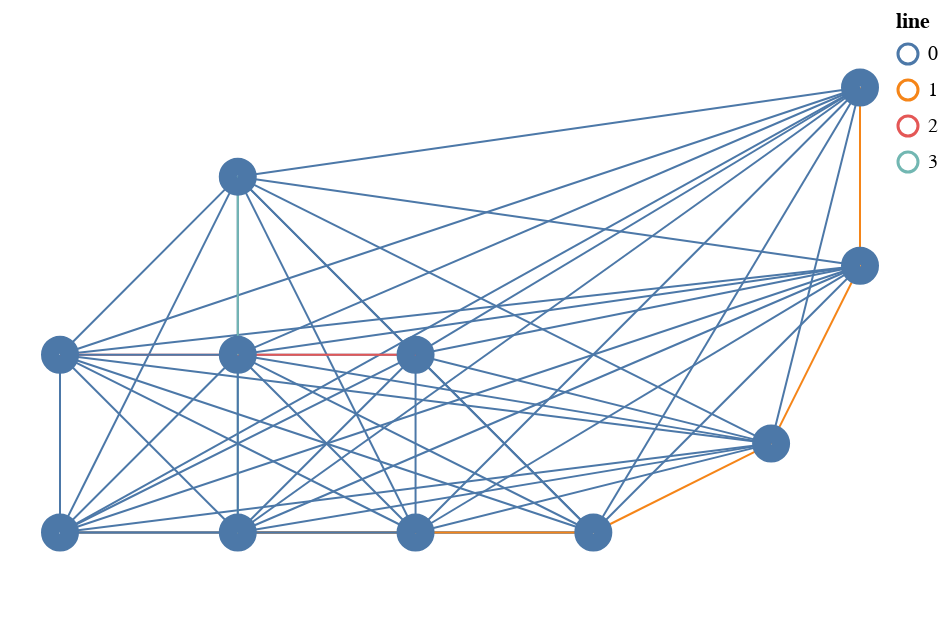

This figure's notebook cell:
### Code cell
print(precision_recall("checkpoints\epoch=0-step=248.ckpt"))
viz("checkpoints\epoch=0-step=248.ckpt", 0.075)

### Figure 1 — Vega-Lite specification as saved in the notebook (floating-point values rounded to 4 significant figures)
{"config": {"view": {"continuousWidth": 400, "continuousHeight": 300}}, "layer": [{"data": {"name": "data-3f86064363f21971fad1eb6ad8b26d24"}, "mark": {"type": "geoshape", "filled": false}, "encoding": {"color": {"field": "line", "type": "nominal"}, "size": {"field": "weight", "type": "nominal"}}}, {"data": {"name": "data-7731f6354deb2228d357d0ead68fa8af"}, "mark": {"type": "geoshape", "filled": false, "strokeWidth": 10}}], "$schema": "https://vega.github.io/schema/vega-lite/v4.17.0.json", "datasets": {"data-3f86064363f21971fad1eb6ad8b26d24": [{"weight": true, "line": 1, "type": "Feature", "geometry": {"type": "LineString", "coordinates": [[0.0, 0.0], [2.0, 0.0]]}}, {"weight": true, "line": 0, "type": "Feature", "geometry": {"type": "LineString", "coordinates": [[0.0, 0.0], [4.0, 0.0]]}}, {"weight": true, "line": 0, "type": "Feature", "geometry": {"type": "LineString", "coordinates": [[0.0, 0.0], [6.0, 0.0]]}}, {"weight": true, "line": 0, "type": "Feature", "geometry": {"type": "LineString", "coordinates": [[0.0, 0.0], [8.0, 1.0]]}}, {"weight": true, "line": 0, "type": "Feature", "geometry": {"type": "LineString", "coordinates": [[0.0, 0.0], [9.0, 3.0]]}}, {"weight": true, "line": 0, "type": "Feature", "geometry": {"type": "LineString", "coordinates": [[0.0, 0.0], [9.0, 5.0]]}}, {"weight": true, "line": 0, "type": "Feature", "geometry": {"type": "LineString", "coordinates": [[0.0, 0.0], [0.0, 2.0]]}}, {"weight": true, "line": 0, "type": "Feature", "geometry": {"type": "LineString", "coordinates": [[0.0, 0.0], [2.0, 2.0]]}}, {"weight": true, "line": 0, "type": "Feature", "geometry": {"type": "LineString", "coordinates": [[0.0, 0.0], [4.0, 2.0]]}}, {"weight": true, "line": 0, "type": "Feature", "geometry": {"type": "LineString", "coordinates": [[0.0, 0.0], [2.0, 4.0]]}}, {"weight": true, "line": 1, "type": "Feature", "geometry": {"type": "LineString", "coordinates": [[2.0, 0.0], [4.0, 0.0]]}}, {"weight": true, "line": 0, "type": "Feature", "geometry": {"type": "LineString", "coordinates": [[2.0, 0.0], [6.0, 0.0]]}}, {"weight": true, "line": 0, "type": "Feature", "geometry": {"type": "LineString", "coordinates": [[2.0, 0.0], [8.0, 1.0]]}}, {"weight": true, "line": 0, "type": "Feature", "geometry": {"type": "LineString", "coordinates": [[2.0, 0.0], [9.0, 3.0]]}}, {"weight": true, "line": 0, "type": "Feature", "geometry": {"type": "LineString", "coordinates": [[2.0, 0.0], [9.0, 5.0]]}}, {"weight": true, "line": 0, "type": "Feature", "geometry": {"type": "LineString", "coordinates": [[2.0, 0.0], [0.0, 2.0]]}}, {"weight": true, "line": 3, "type": "Feature", "geometry": {"type": "LineString", "coordinates": [[2.0, 0.0], [2.0, 2.0]]}}, {"weight": true, "line": 0, "type": "Feature", "geometry": {"type": "LineString", "coordinates": [[2.0, 0.0], [4.0, 2.0]]}}, {"weight": true, "line": 0, "type": "Feature", "geometry": {"type": "LineString", "coordinates": [[2.0, 0.0], [2.0, 4.0]]}}, {"weight": true, "line": 1, "type": "Feature", "geometry": {"type": "LineString", "coordinates": [[4.0, 0.0], [6.0, 0.0]]}}, {"weight": true, "line": 0, "type": "Feature", "geometry": {"type": "LineString", "coordinates": [[4.0, 0.0], [8.0, 1.0]]}}, {"weight": true, "line": 0, "type": "Feature", "geometry": {"type": "LineString", "coordinates": [[4.0, 0.0], [9.0, 3.0]]}}, {"weight": true, "line": 0, "type": "Feature", "geometry": {"type": "LineString", "coordinates": [[4.0, 0.0], [9.0, 5.0]]}}, {"weight": true, "line": 0, "type": "Feature", "geometry": {"type": "LineString", "coordinates": [[4.0, 0.0], [0.0, 2.0]]}}, {"weight": true, "line": 0, "type": "Feature", "geometry": {"type": "LineString", "coordinates": [[4.0, 0.0], [2.0, 2.0]]}}, {"weight": true, "line": 0, "type": "Feature", "geometry": {"type": "LineString", "coordinates": [[4.0, 0.0], [4.0, 2.0]]}}, {"weight": true, "line": 0, "type": "Feature", "geometry": {"type": "LineString", "coordinates": [[4.0, 0.0], [2.0, 4.0]]}}, {"weight": true, "line": 1, "type": "Feature", "geometry": {"type": "LineString", "coordinates": [[6.0, 0.0], [8.0, 1.0]]}}, {"weight": true, "line": 0, "type": "Feature", "geometry": {"type": "LineString", "coordinates": [[6.0, 0.0], [9.0, 3.0]]}}, {"weight": true, "line": 0, "type": "Feature", "geometry": {"type": "LineString", "coordinates": [[6.0, 0.0], [9.0, 5.0]]}}, {"weight": true, "line": 0, "type": "Feature", "geometry": {"type": "LineString", "coordinates": [[6.0, 0.0], [0.0, 2.0]]}}, {"weight": true, "line": 0, "type": "Feature", "geometry": {"type": "LineString", "coordinates": [[6.0, 0.0], [2.0, 2.0]]}}, {"weight": true, "line": 0, "type": "Feature", "geometry": {"type": "LineString", "coordinates": [[6.0, 0.0], [4.0, 2.0]]}}, {"weight": true, "line": 0, "type": "Feature", "geometry": {"type": "LineString", "coordinates": [[6.0, 0.0], [2.0, 4.0]]}}, {"weight": true, "line": 1, "type": "Feature", "geometry": {"type": "LineString", "coordinates": [[8.0, 1.0], [9.0, 3.0]]}}, {"weight": true, "line": 0, "type": "Feature", "geometry": {"type": "LineString", "coordinates": [[8.0, 1.0], [9.0, 5.0]]}}, {"weight": true, "line": 0, "type": "Feature", "geometry": {"type": "LineString", "coordinates": [[8.0, 1.0], [0.0, 2.0]]}}, {"weight": true, "line": 0, "type": "Feature", "geometry": {"type": "LineString", "coordinates": [[8.0, 1.0], [2.0, 2.0]]}}, {"weight": true, "line": 0, "type": "Feature", "geometry": {"type": "LineString", "coordinates": [[8.0, 1.0], [4.0, 2.0]]}}, {"weight": true, "line": 0, "type": "Feature", "geometry": {"type": "LineString", "coordinates": [[8.0, 1.0], [2.0, 4.0]]}}, {"weight": true, "line": 1, "type": "Feature", "geometry": {"type": "LineString", "coordinates": [[9.0, 3.0], [9.0, 5.0]]}}, {"weight": true, "line": 0, "type": "Feature", "geometry": {"type": "LineString", "coordinates": [[9.0, 3.0], [0.0, 2.0]]}}, {"weight": true, "line": 0, "type": "Feature", "geometry": {"type": "LineString", "coordinates": [[9.0, 3.0], [2.0, 2.0]]}}, {"weight": true, "line": 0, "type": "Feature", "geometry": {"type": "LineString", "coordinates": [[9.0, 3.0], [4.0, 2.0]]}}, {"weight": true, "line": 0, "type": "Feature", "geometry": {"type": "LineString", "coordinates": [[9.0, 3.0], [2.0, 4.0]]}}, {"weight": true, "line": 0, "type": "Feature", "geometry": {"type": "LineString", "coordinates": [[9.0, 5.0], [0.0, 2.0]]}}, {"weight": true, "line": 0, "type": "Feature", "geometry": {"type": "LineString", "coordinates": [[9.0, 5.0], [2.0, 2.0]]}}, {"weight": true, "line": 0, "type": "Feature", "geometry": {"type": "LineString", "coordinates": [[9.0, 5.0], [4.0, 2.0]]}}, {"weight": true, "line": 0, "type": "Feature", "geometry": {"type": "LineString", "coordinates": [[9.0, 5.0], [2.0, 4.0]]}}, {"weight": true, "line": 2, "type": "Feature", "geometry": {"type": "LineString", "coordinates": [[0.0, 2.0], [2.0, 2.0]]}}, {"weight": true, "line": 0, "type": "Feature", "geometry": {"type": "LineString", "coordinates": [[0.0, 2.0], [4.0, 2.0]]}}, {"weight": true, "line": 0, "type": "Feature", "geometry": {"type": "LineString", "coordinates": [[0.0, 2.0], [2.0, 4.0]]}}, {"weight": true, "line": 2, "type": "Feature", "geometry": {"type": "LineString", "coordinates": [[2.0, 2.0], [4.0, 2.0]]}}, {"weight": true, "line": 3, "type": "Feature", "geometry": {"type": "LineString", "coordinates": [[2.0, 2.0], [2.0, 4.0]]}}, {"weight": true, "line": 0, "type": "Feature", "geometry": {"type": "LineString", "coordinates": [[4.0, 2.0], [2.0, 4.0]]}}], "data-7731f6354deb2228d357d0ead68fa8af": [{"contraction": {"7": {}, "8": {}}, "nodeID": 0, "type": "Feature", "geometry": {"type": "Point", "coordinates": [0.0, 0.0]}}, {"contraction": {"9": {}, "10": {}, "35": {}, "36": {}}, "nodeID": 1, "type": "Feature", "geometry": {"type": "Point", "coordinates": [2.0, 0.0]}}, {"contraction": {"11": {}, "12": {}}, "nodeID": 2, "type": "Feature", "geometry": {"type": "Point", "coordinates": [4.0, 0.0]}}, {"contraction": {"13": {}, "14": {}}, "nodeID": 3, "type": "Feature", "geometry": {"type": "Point", "coordinates": [6.0, 0.0]}}, {"contraction": {"15": {}, "16": {}}, "nodeID": 4, "type": "Feature", "geometry": {"type": "Point", "coordinates": [8.0, 1.0]}}, {"contraction": {"17": {}, "18": {}}, "nodeID": 5, "type": "Feature", "geometry": {"type": "Point", "coordinates": [9.0, 3.0]}}, {"contraction": {"19": {}, "20": {}}, "nodeID": 6, "type": "Feature", "geometry": {"type": "Point", "coordinates": [9.0, 5.0]}}, {"contraction": {"24": {}, "25": {}}, "nodeID": 7, "type": "Feature", "geometry": {"type": "Point", "coordinates": [0.0, 2.0]}}, {"contraction": {"26": {}, "27": {}, "33": {}, "34": {}}, "nodeID": 8, "type": "Feature", "geometry": {"type": "Point", "coordinates": [2.0, 2.0]}}, {"contraction": {"28": {}, "29": {}}, "nodeID": 9, "type": "Feature", "geometry": {"type": "Point", "coordinates": [4.0, 2.0]}}, {"contraction": {"31": {}, "32": {}}, "nodeID": 10, "type": "Feature", "geometry": {"type": "Point", "coordinates": [2.0, 4.0]}}]}}
